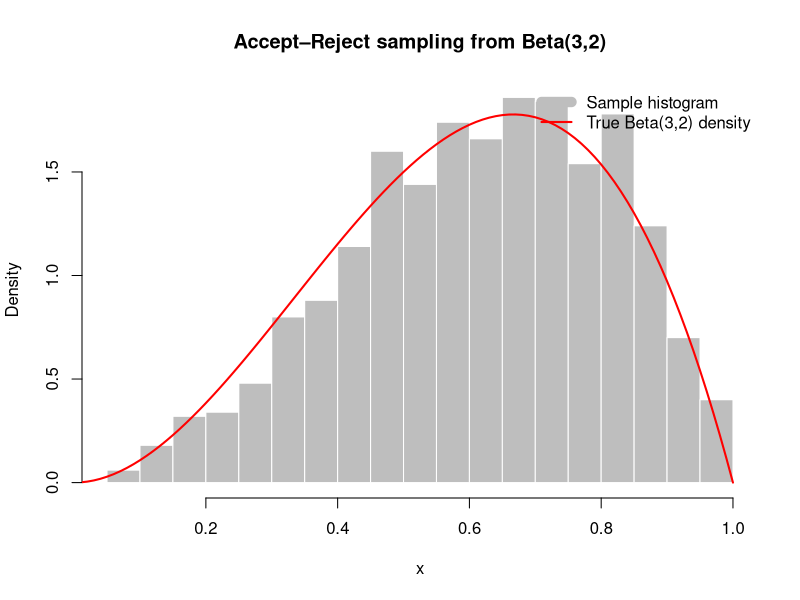

Here is the R script that generated this plot:
set.seed(123)

#parameters
n <- 1000
alpha <- 3
beta  <- 2

#Beta(alpha, beta) on [0, 1]
# f(x) = dbeta(x, alpha, beta)

#Uniform(0, 1)
# g(x) = dunif(x) = 1

#Find c so that f(x) <= c * g(x)  -> c is max value of beta density
f <- function(x) dbeta(x, alpha, beta)
c_max <- optimize(f, interval = c(0, 1), maximum = TRUE)$objective

#accept–reject algo
x <- numeric(n)   #store accepted samples
k <- 0            #accept-counter
t <- 0            #total proposals

while (k < n) {
  y <- runif(1)   #propose y ~ Uniform(0,1)
  u <- runif(1)   #draw u ~ Uniform(0,1)
  
  #accept probability
  alpha_acc <- dbeta(y, alpha, beta) / (c_max * dunif(y))
  
  #accept or reject
  if (u < alpha_acc) {
    k <- k + 1
    x[k] <- y
  }
  t <- t + 1
}

cat("Proposals used:", t, "for", n, "accepted")

#Plot histogram and true Beta density
hist(x, breaks = 30, freq = FALSE,
     main = "Accept–Reject sampling from Beta(3,2)",
     xlab = "x", col = "gray", border = "white")

curve(dbeta(x, alpha, beta), from = 0, to = 1,
      add = TRUE, col = "red", lwd = 2)
legend("topright", legend = c("Sample histogram", "True Beta(3,2) density"),
       col = c("gray", "red"), lwd = c(10, 2), bty = "n")

#Compare empirical/theoretical quantiles
probs <- c(0.025, 0.25, 0.5, 0.75, 0.975)
emp_q  <- quantile(x, probs)
theo_q <- qbeta(probs, alpha, beta)

cat("\nEmpirical vs. theoretical quantiles:\n")
print(round(cbind(prob = probs, empirical = emp_q, theoretical = theo_q), 4))
